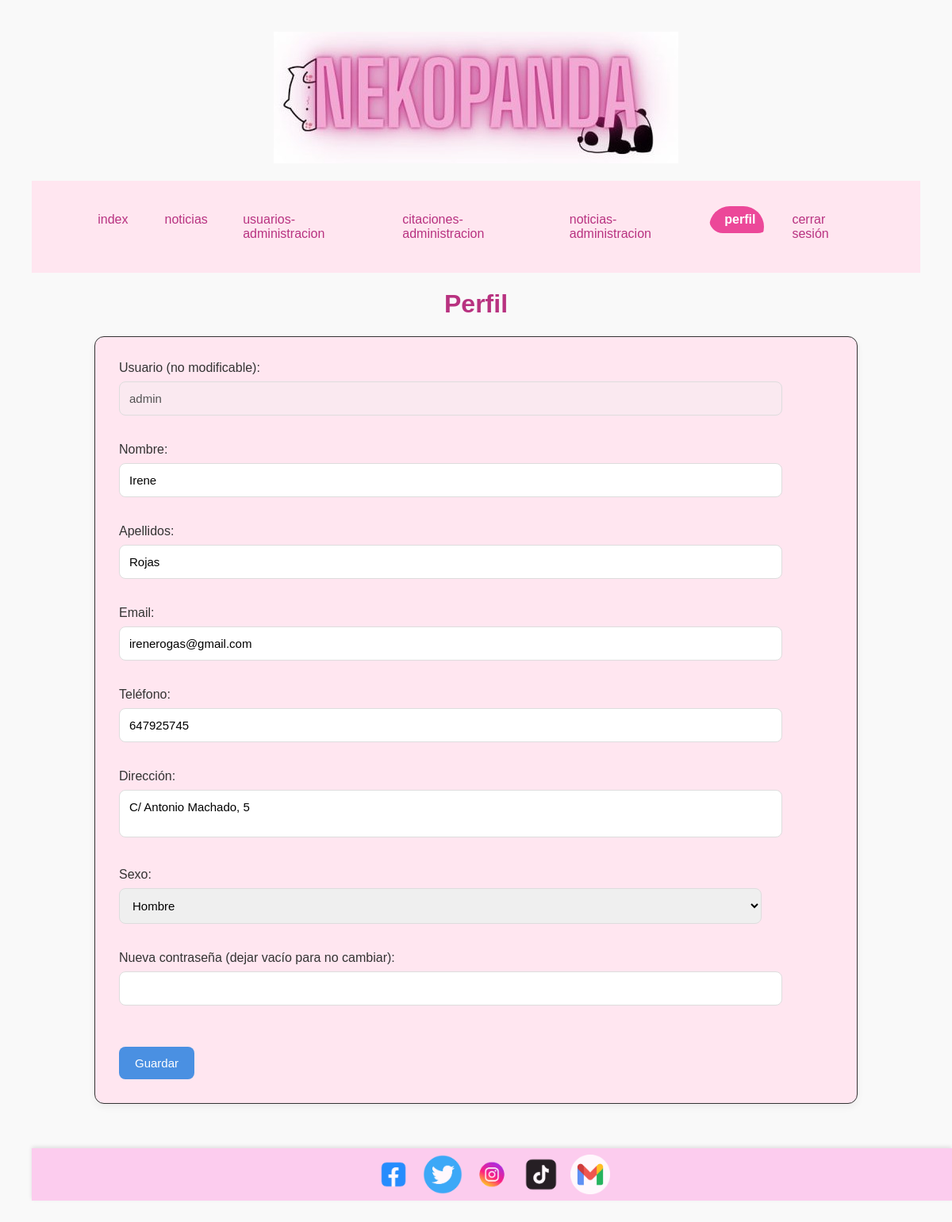
Screenshot of /perfil.php (signed in) with the database file from the repository.
### tables this page shows
CREATE TABLE `users_login` (
  `idLogin` int AUTO_INCREMENT PRIMARY KEY,
  `idUser` int NOT NULL UNIQUE,
  `usuario` varchar(30) NOT NULL UNIQUE,
  `password` varchar(255) NOT NULL,
  `rol` enum('admin','user') NOT NULL DEFAULT 'user',
  FOREIGN KEY (`idUser`) REFERENCES users_data(`idUser`) ON DELETE CASCADE ON UPDATE CASCADE
);

CREATE TABLE `users_data` (
  `idUser` int AUTO_INCREMENT PRIMARY KEY,
  `nombre` varchar(30) NOT NULL,
  `apellidos` varchar(50) NOT NULL,
  `email` varchar(50) NOT NULL UNIQUE,
  `telefono` varchar(9) NOT NULL,
  `fecha_nac` date NOT NULL,
  `direccion` text,
  `sexo` enum('Hombre','Mujer','Sin especificar') DEFAULT 'Sin especificar'
);

### public/perfil.php (the view, shortened to what this page needs)
<?php
require_once __DIR__ . '/../configuracion/db.php';
$idUser = $_SESSION['user_id'];
$role = $_SESSION['role'] ?? 'guest';
$current = basename($_SERVER['PHP_SELF']);
function navItem($href, $label, $currentPage) {
    $active = $currentPage === $href ? 'class="active"' : '';
    return "<li><a href='{$href}' {$active}>{$label}</a></li>";
}
$stmt = $pdo->prepare('SELECT ud.*, ul.usuario FROM users_data ud JOIN
users_login ul ON ud.idUser = ul.idUser WHERE ud.idUser=?');
$stmt->execute([$idUser]);
$user = $stmt->fetch();
?>
<!DOCTYPE html>
<html lang="en">
<head>
    <link rel="stylesheet" href="./css/style.css">
</head>
<body>
<header>
  <div class="logo">
    <img src="./imagenes/logo.jpg" alt="logo">
  </div><br>
    <nav>
    <ul>
      <?php echo navItem('index.php','index',$current); ?>
      <?php echo navItem('noticias.php','noticias',$current); ?>
      <?php if($role === 'user'): ?>
        <?php echo navItem('citaciones.php','citaciones',$current); ?>
        <?php echo navItem('perfil.php','perfil',$current); ?>
        <?php echo navItem('logout.php','cerrar sesión',$current); ?>
      <?php elseif($role === 'admin'): ?>
        <?php echo navItem('usuarios-administracion.php','usuarios-administracion',$current); ?>
        <?php echo navItem('citas-administracion.php','citaciones-administracion',$current); ?>
        <?php echo navItem('noticias-administracion.php','noticias-administracion',$current); ?>
        <?php echo navItem('perfil.php','perfil',$current); ?>
        <?php echo navItem('logout.php','cerrar sesión',$current); ?>
      <?php else: ?>
        <?php echo navItem('registro.php','registro',$current); ?>
        <?php echo navItem('login.php','login',$current); ?>
      <?php endif; ?>
    </ul>
  </nav>
</header>
<main>
    <h1>Perfil</h1>
<form method="post">
 <label>Usuario (no modificable): <br><input type="text" value="<?=htmlspecialchars($user['usuario'])?>" disabled></label><br><br>
 <label>Nombre: <br><input type="text" name="nombre" value="<?=htmlspecialchars($user['nombre'])?>"></label><br><br>
 <label>Apellidos: <br><input  type="text" name="apellidos" value="<?=htmlspecialchars($user['apellidos'])?>"></label><br><br>
 <label>Email: <br><input type="email" name="email" value="<?=htmlspecialchars($user['email'])?>"></label><br><br>
 <label>Teléfono: <br><input  type="text" name="telefono" value="<?=htmlspecialchars($user['telefono'])?>"></label><br><br>
 <label>Dirección: <textarea name="direccion"><?=htmlspecialchars($user['direccion'])?></textarea></label><br><br>
 <label>Sexo: <br>
      <select name="sexo">
        <option value="Hombre" <?= $user['sexo']==='Hombre'?'selected':'' ?>>Hombre</option>
      </select>
  </label><br><br>
 <label>Nueva contraseña (dejar vacío para no cambiar): <input name="password" type="password"></label><br><br><br>
 <button>Guardar</button>
</form>
</main><br><br>
<footer>
    <div class="social-icons">
      <a href="https://www.facebook.com/" target="_blank"><img src="./imagenes/facebook.png"></a>
      <a href="https://x.com/" target="_blank"><img src="./imagenes/twitter.png"></a>
      <a href="https://www.instagram.com/" target="_blank"><img src="./imagenes/instagram.png"></a>
      <a href="https://www.tiktok.com/" target="_blank"><img src="./imagenes/tiktok.png"></a>
      <a href="mailto:irenerogas@gmail.com" target="_blank"><img src="./imagenes/gmail.png"></a>
    </div>
</footer>
</body>
</html>

### public/css/style.css (style rules this page uses)
* { margin: 2; padding: 0; font-family: "Arial", sans-serif; }
body { background: #f9f9f9; color: #333; justify-content: center; align-items: center; padding: 2rem; }
.logo { text-align: center; }
nav { background: #ffe6f0; padding: 1rem 4rem; }
nav ul { list-style: none; display: flex; justify-content: center; gap: 1rem; }
nav li { border-radius: 999px; overflow: hidden; }
nav a { display: inline-block; padding: 0.5rem 1.2rem; border-radius: 999px; text-decoration: none; color: #b83280; font-weight: 500; transition: background 0.3s ease, color 0.3s ease; }
nav a.active { background: #ec4899; color: white; font-weight: 600; }
h1 { text-align: center; color: #b83280; text-shadow: #ddd; }
form { background: #ffe6f0; padding: 30px; margin: 20px auto; border-radius: 12px; box-shadow: 0 4px 10px rgba(0,0,0,0.05); border: 1px solid #333; max-width: 900px; }
form input[type="text"], form input[type="date"], form input[type="file"], form textarea, form select, form input[type="email"], form input[type="password"], form textarea { width: 90%; padding: 12px; margin: 8px 0 16px 0; border: 1px solid #ddd; border-radius: 8px; font-size: 15px; transition: border 0.3s, box-shadow 0.3s; resize: none; }
form button { background: #4A90E2; color: white; border: none; padding: 12px 20px; font-size: 15px; border-radius: 8px; cursor: pointer; transition: background 0.3s; }
footer { width: 100%; background-color: rgb(252, 204, 238); padding: 8px 20px; box-shadow: 0 -2px 5px rgba(0,0,0,0.1); display: flex; justify-content: center; align-items: center; }
.social-icons { display: flex; gap: 12px; }
.social-icons a img { width: 50px; height: 50px; object-fit: contain; display: block; opacity: 0.85; transition: opacity 0.3s ease, transform 0.2s ease; }

### rows the page displays
users_login: usuario "admin", nombre "Irene", apellidos "Rojas", email "irenerogas@gmail.com", telefono "647925745", direccion "C/ Antonio Machado, 5"

### other values shown
$label "index noticias usuarios-administracion citaciones-administracion noticias-administracion perfil cerrar sesión"
